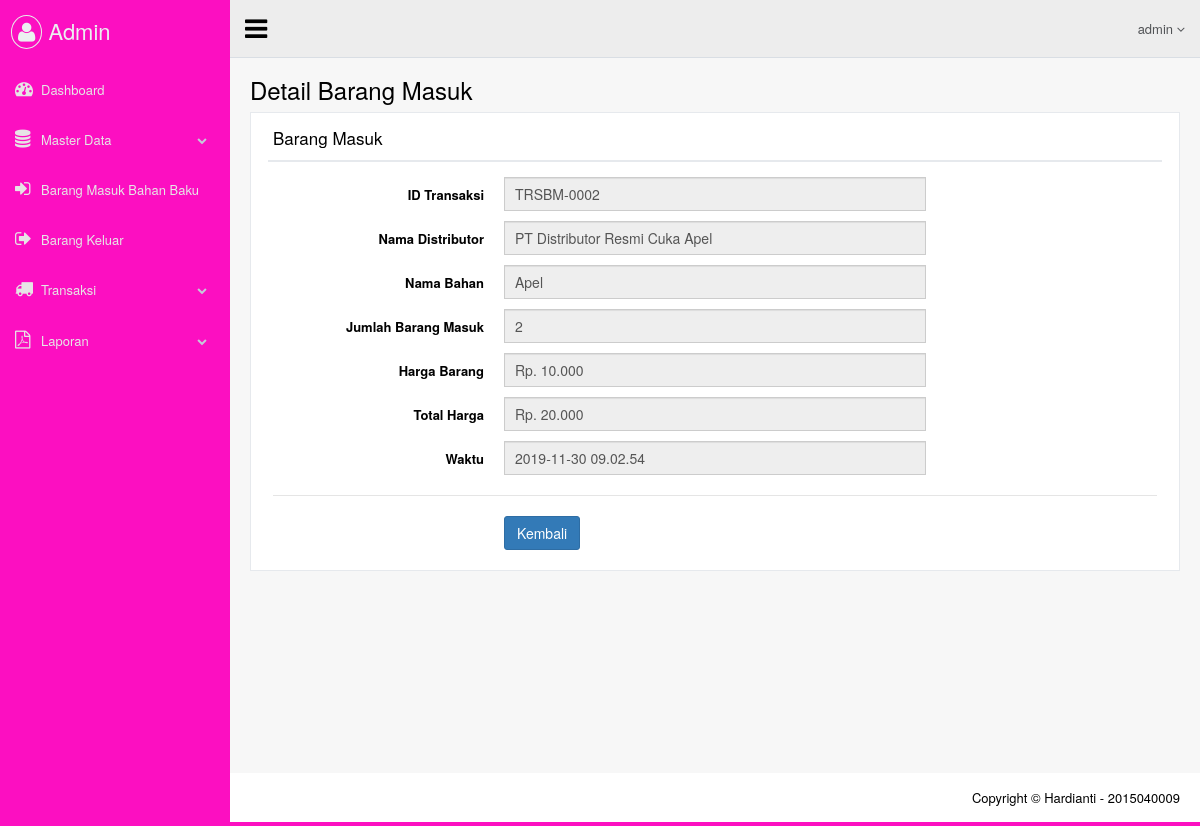
Page /views/admin/brng_masuk_detail.php?id_transaksi=TRSBM-0002 (signed in) on the committed database.
### tables this page shows
CREATE TABLE `dta_trnsaksi_brng_masuk` (
  `id_transaksi` varchar(20) NOT NULL,
  `id_distributor` varchar(20) NOT NULL,
  `id_bahan_baku` varchar(20) NOT NULL,
  `jumlah` int(15) NOT NULL,
  `harga` int(15) NOT NULL,
  `total` int(15) NOT NULL,
  `waktu` varchar(20) NOT NULL
);

CREATE TABLE `dta_distributor` (
  `id_distributor` varchar(11) NOT NULL,
  `nama` varchar(50) NOT NULL,
  `nomor` varchar(15) NOT NULL,
  `fax` varchar(10) NOT NULL,
  `email` varchar(50) NOT NULL,
  `alamat` text NOT NULL
);

CREATE TABLE `dta_bahan_baku` (
  `id_bahan_baku` varchar(20) NOT NULL,
  `nama` varchar(50) NOT NULL,
  `jumlah` int(11) NOT NULL,
  `harga` int(11) NOT NULL,
  `satuan` varchar(50) NOT NULL
);

### views/admin/brng_masuk_detail.php (the view)
<?php include_once 'atribut/head.php'; ?>
<?php
$idtrns = $_GET['id_transaksi'];
$sql    = "SELECT dta_trnsaksi_brng_masuk.*, dta_distributor.nama AS nama_distributor, dta_bahan_baku.nama AS nama_bahan_baku FROM dta_trnsaksi_brng_masuk INNER JOIN dta_distributor ON dta_trnsaksi_brng_masuk.id_distributor = dta_distributor.id_distributor INNER JOIN dta_bahan_baku ON dta_trnsaksi_brng_masuk.id_bahan_baku = dta_bahan_baku.id_bahan_baku WHERE dta_trnsaksi_brng_masuk.id_transaksi = '$idtrns'";
$query  = $mysqli->query($sql);
$row    = $query->fetch_array(MYSQLI_ASSOC);
?>
 <body class="nav-md">
   <div class="container body">
     <div class="main_container">
       <?php include_once 'atribut/header.php'; ?>
       <div class="right_col" role="main">
         <div class="">
           <div class="page-title">
             <div class="title_left">
               <h3>Detail Barang Masuk</h3>
             </div>
           </div>
           <div class="clearfix"></div>
           <div class="row">
             <div class="col-md-12 col-sm-12 col-xs-12">
               <div class="x_panel">
                 <div class="x_title">
                   <h2>Barang Masuk</h2>
                   <div class="clearfix"></div>
                 </div>
                 <div class="x_content">
                   <form class="form-horizontal form-label-left" action="#">
                     <div class="item form-group">
                       <label class="control-label col-md-3 col-sm-3 col-xs-12">ID Transaksi</label>
                       <div class="col-md-6 col-sm-6 col-xs-12">
                         <input class="form-control col-md-7 col-xs-12" type="text" value="<?php echo $row['id_transaksi']; ?>" readonly>
                       </div>
                     </div>
                     <div class="item form-group">
                       <label class="control-label col-md-3 col-sm-3 col-xs-12">Nama Distributor</label>
                       <div class="col-md-6 col-sm-6 col-xs-12">
                         <input class="form-control col-md-7 col-xs-12" type="text" value="<?php echo $row['nama_distributor']; ?>" readonly>
                       </div>
                     </div>
                     <div class="item form-group">
                       <label class="control-label col-md-3 col-sm-3 col-xs-12">Nama Bahan</label>
                       <div class="col-md-6 col-sm-6 col-xs-12">
                         <input class="form-control col-md-7 col-xs-12" type="text" value="<?php echo $row['nama_bahan_baku']; ?>" readonly>
                       </div>
                     </div>
                     <div class="item form-group">
                       <label class="control-label col-md-3 col-sm-3 col-xs-12">Jumlah Barang Masuk</label>
                       <div class="col-md-6 col-sm-6 col-xs-12">
                         <input class="form-control col-md-7 col-xs-12" type="text" value="<?php echo $row['jumlah']; ?>" readonly>
                       </div>
                     </div>
                     <div class="item form-group">
                       <label class="control-label col-md-3 col-sm-3 col-xs-12">Harga Barang</label>
                       <div class="col-md-6 col-sm-6 col-xs-12">
                         <input class="form-control col-md-7 col-xs-12" type="text" value="<?php echo "Rp. ". number_format($row['harga'], 0, ",", "."); ?>" readonly>
                       </div>
                     </div>
                     <div class="item form-group">
                       <label class="control-label col-md-3 col-sm-3 col-xs-12">Total Harga</label>
                       <div class="col-md-6 col-sm-6 col-xs-12">
                         <input class="form-control col-md-7 col-xs-12" type="text" value="<?php echo "Rp. ". number_format($row['total'], 0, ",", "."); ?>" readonly>
                       </div>
                     </div>
                     <div class="item form-group">
                       <label class="control-label col-md-3 col-sm-3 col-xs-12">Waktu</label>
                       <div class="col-md-6 col-sm-6 col-xs-12">
                         <input class="form-control col-md-7 col-xs-12" type="text" value="<?php echo $row['waktu']; ?>" readonly>
                       </div>
                     </div>
                     <div class="ln_solid"></div>
                     <div class="form-group">
                       <div class="col-md-6 col-md-offset-3">
                         <a class="btn btn-primary" href="dt_barangmasuk.php">Kembali</a>
                       </div>
                     </div>
                   </form>
                 </div>
               </div>
             </div>
           </div>
         </div>
       </div>
       <?php include_once 'atribut/footer.php'; ?>
     </div>
   </div>
   <?php include_once 'atribut/foot.php'; ?>

### rows in the picture
dta_trnsaksi_brng_masuk: id_transaksi "TRSBM-0002", id_distributor.nama "PT Distributor Resmi Cuka Apel", id_bahan_baku.nama "Apel", jumlah "2", harga "Rp. 10.000", total "Rp. 20.000", waktu "2019-11-30 09.02.54"
